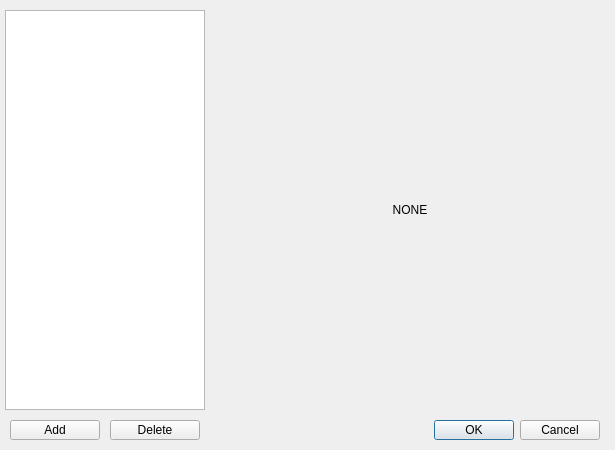
<?xml version="1.0" encoding="UTF-8"?>
<ui version="4.0">
 <class>FormTextureList</class>
 <widget class="QDialog" name="FormTextureList">
  <property name="geometry">
   <rect>
    <x>0</x>
    <y>0</y>
    <width>615</width>
    <height>450</height>
   </rect>
  </property>
  <property name="windowTitle">
   <string>Textures list</string>
  </property>
  <widget class="QDialogButtonBox" name="buttonBox">
   <property name="geometry">
    <rect>
     <x>420</x>
     <y>420</y>
     <width>180</width>
     <height>20</height>
    </rect>
   </property>
   <property name="orientation">
    <enum>Qt::Horizontal</enum>
   </property>
   <property name="standardButtons">
    <set>QDialogButtonBox::Cancel|QDialogButtonBox::Ok</set>
   </property>
  </widget>
  <widget class="QPushButton" name="pushButtonAdd">
   <property name="geometry">
    <rect>
     <x>10</x>
     <y>420</y>
     <width>90</width>
     <height>20</height>
    </rect>
   </property>
   <property name="text">
    <string>Add</string>
   </property>
  </widget>
  <widget class="QPushButton" name="pushButtonDelete">
   <property name="geometry">
    <rect>
     <x>110</x>
     <y>420</y>
     <width>90</width>
     <height>20</height>
    </rect>
   </property>
   <property name="text">
    <string>Delete</string>
   </property>
  </widget>
  <widget class="QListWidget" name="listWidget">
   <property name="geometry">
    <rect>
     <x>5</x>
     <y>10</y>
     <width>200</width>
     <height>400</height>
    </rect>
   </property>
  </widget>
  <widget class="QLabel" name="label">
   <property name="geometry">
    <rect>
     <x>210</x>
     <y>10</y>
     <width>400</width>
     <height>400</height>
    </rect>
   </property>
   <property name="palette">
    <palette>
     <active>
      <colorrole role="Base">
       <brush brushstyle="SolidPattern">
        <color alpha="255">
         <red>255</red>
         <green>255</green>
         <blue>255</blue>
        </color>
       </brush>
      </colorrole>
      <colorrole role="Window">
       <brush brushstyle="SolidPattern">
        <color alpha="255">
         <red>167</red>
         <green>167</green>
         <blue>214</blue>
        </color>
       </brush>
      </colorrole>
     </active>
     <inactive>
      <colorrole role="Base">
       <brush brushstyle="SolidPattern">
        <color alpha="255">
         <red>255</red>
         <green>255</green>
         <blue>255</blue>
        </color>
       </brush>
      </colorrole>
      <colorrole role="Window">
       <brush brushstyle="SolidPattern">
        <color alpha="255">
         <red>167</red>
         <green>167</green>
         <blue>214</blue>
        </color>
       </brush>
      </colorrole>
     </inactive>
     <disabled>
      <colorrole role="Base">
       <brush brushstyle="SolidPattern">
        <color alpha="255">
         <red>167</red>
         <green>167</green>
         <blue>214</blue>
        </color>
       </brush>
      </colorrole>
      <colorrole role="Window">
       <brush brushstyle="SolidPattern">
        <color alpha="255">
         <red>167</red>
         <green>167</green>
         <blue>214</blue>
        </color>
       </brush>
      </colorrole>
     </disabled>
    </palette>
   </property>
   <property name="text">
    <string>NONE</string>
   </property>
   <property name="alignment">
    <set>Qt::AlignCenter</set>
   </property>
  </widget>
  <zorder>label</zorder>
  <zorder>buttonBox</zorder>
  <zorder>pushButtonAdd</zorder>
  <zorder>pushButtonDelete</zorder>
  <zorder>listWidget</zorder>
 </widget>
 <resources/>
 <connections>
  <connection>
   <sender>buttonBox</sender>
   <signal>accepted()</signal>
   <receiver>FormTextureList</receiver>
   <slot>accept()</slot>
   <hints>
    <hint type="sourcelabel">
     <x>248</x>
     <y>254</y>
    </hint>
    <hint type="destinationlabel">
     <x>157</x>
     <y>274</y>
    </hint>
   </hints>
  </connection>
  <connection>
   <sender>buttonBox</sender>
   <signal>rejected()</signal>
   <receiver>FormTextureList</receiver>
   <slot>reject()</slot>
   <hints>
    <hint type="sourcelabel">
     <x>316</x>
     <y>260</y>
    </hint>
    <hint type="destinationlabel">
     <x>286</x>
     <y>274</y>
    </hint>
   </hints>
  </connection>
 </connections>
</ui>
